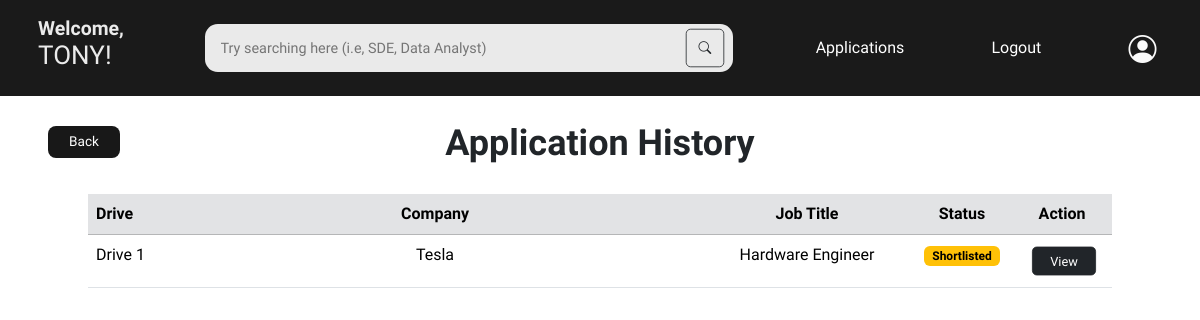
Screenshot of /application_history (signed in) with the database file from the repository.
### models.py (models this page shows)
class students(db.Model):
    id=db.Column(db.Integer,primary_key=True)
    name=db.Column(db.String(50), nullable=False)
    dob=db.Column(db.Date, nullable=False)
    gender=db.Column(db.String(10), nullable=False)
    linkedin=db.Column(db.String(255), nullable=False, unique=True)
    department=db.Column(db.String(100), nullable=False)
    degree=db.Column(db.String(50), nullable=False)
    email=db.Column(db.String(50),nullable=False, unique=True)
    password=db.Column(db.String,nullable=False)
    status=db.Column(db.String(10), nullable=False, default="Approved") # Approved, Blacklisted
    application=db.relationship("applications", backref="students", lazy=True, cascade="all, delete-orphan")

class drives(db.Model):
    id=db.Column(db.Integer, primary_key=True)
    drivename=db.Column(db.String, nullable=False)
    jobtitle=db.Column(db.String, nullable=False)
    description=db.Column(db.String, nullable=False)
    eligibility=db.Column(db.String, nullable=False)
    deadline=db.Column(db.Date, nullable=False)
    salary=db.Column(db.String, nullable=False)
    status= db.Column(db.String(50), nullable=False, default="Pending") # Pending, Ongoing, Closed, Rejected
    company_id=db.Column(db.Integer, db.ForeignKey("recruiters.id"), nullable=False)
    application=db.relationship("applications", backref="drives", lazy=True, cascade="all, delete-orphan")

class recruiters(db.Model):
    id=db.Column(db.Integer,primary_key=True)
    company=db.Column(db.String(150), nullable=False, unique=True)
    location=db.Column(db.String(100), nullable=False)
    hrcontact=db.Column(db.String(20), nullable=False, unique=True)
    website=db.Column(db.String(255), nullable=False, unique=True)
    companytype=db.Column(db.String(50), nullable=False)
    ps=db.Column(db.String(50), nullable=False)
    email=db.Column(db.String(50),nullable=False, unique=True)
    password=db.Column(db.String,nullable=False)
    status=db.Column(db.String(10), nullable=False, default="Pending") # Pending, Approved, Blacklisted
    drive=db.relationship("drives", backref="recruiters", lazy=True, cascade="all, delete-orphan")

class applications(db.Model):
    id=db.Column(db.Integer, primary_key=True)
    date_added=db.Column(db.String(20), default=datetime.now().strftime("%Y-%m-%d %H:%M"))
    resume=db.Column(db.String, nullable=False, unique=True)
    position=db.Column(db.String(20), nullable=False)
    cgpa=db.Column(db.String(4), nullable=False)
    year=db.Column(db.String, nullable=False)
    status=db.Column(db.String(20), nullable=False, default="Applied") # Applied, Shortlisted, Accepted, Rejected
    drive_id=db.Column(db.Integer,db.ForeignKey("drives.id"), nullable=False)
    student_id=db.Column(db.Integer,db.ForeignKey("students.id"), nullable=False)
    __table_args__=(db.UniqueConstraint("drive_id","student_id", name="one drive one application"),)

### app.py (the view)
@app.route("/application_history")
def history():
    if "student_id" in session:
        application=applications.query.filter(applications.student_id==session.get("student_id")).all()
        drive_id=[ a.drive_id for a in application ]
        drive= drives.query.filter(drives.id.in_(drive_id))
        company_id= [ d.company_id for d in drive ]
        company= recruiters.query.filter(recruiters.id.in_(company_id))
        student= students.query.filter_by(id=session.get("student_id")).first()
        return render_template("history.html", drive=drive, application=application, company=company, student=student)
    else:
        flash("Access denied","danger")
        return redirect(url_for("hero"))

### templates/history.html (shortened to what this page needs)
{% extends "studenthome.html" %}
{% block content %}
    <a href="/studenthome" style="text-decoration: none;">
        <div class="backbutton" style="display: flex;justify-content: center;align-items: center; font-family: lexend;font-size: 1.7vh;font-weight: 400; height: 4vh; width: 9vh; background-color: #181818; color: #ffffff; position: absolute;top: 15.7vh;left: 6vh; border-radius: 1vh;">
        Back</div></a>
        {% if application %}
        <p class="text-center mb-4 mt-3" style="font-family:Lexend;font-size: 4.5vh;font-weight: 600;">
            Application History </p>
    <div class="semibox mb-3" style="margin-left: 11vh;margin-right: 11vh;">
        <table class="table table-hover">
            <tr class="table-secondary">
                <th scope="col" style="font-family:Lexend;width: 80px;">Drive</th>
                <th scope="col" style="font-family:Lexend;text-align: center;">Company</th>
                <th scope="col" style="font-family:Lexend;width: 210px; text-align: center;">Job Title</th>
                <th scope="col" style="font-family:Lexend;width: 100px; text-align: center;">Status</th>
                <th scope="col" style="font-family:Lexend;width: 100px; text-align: center;">Action</th>
            </tr>
            {% for a in application %}
            {% for d in drive %}
            {% if a.drive_id==d.id %}
            {% for c in company %}
            {% if c.id== d.company_id %}
            <tr>
                <td style="font-family: lexend;">{{d.drivename}}</td>
                <td class="text-center" style="font-family: lexend;">{{c.company}}</td>
                <td class="text-center" style="font-family: lexend;">{{d.jobtitle}}</td>
                {% if a.status== "Applied" %}
                <td scope="col" style="font-family: lexend;width: 100px; text-align: center;"><span
                        class="badge text-bg-primary">{{a.status}}</span></td>
                {% elif a.status== "Shortlisted" %}
                <td scope="col" style="font-family: lexend;width: 100px; text-align: center;"><span
                        class="badge text-bg-warning">{{a.status}}</span></td>
                {% elif a.status== "Accepted" %}
                <td scope="col" style="font-family: lexend;width: 100px; text-align: center;"><span
                        class="badge text-bg-success">{{a.status}}</span></td>
                {% elif a.status== "Rejected" %}
                <td scope="col" style="font-family: lexend;width: 100px; text-align: center;"><span
                        class="badge text-bg-danger">{{a.status}}</span></td>
                {% endif %}
                <td class="text-end"><a href="/student_view_application/{{a.id}}"><div class="viewbutton"> <button type="button" class="btn btn-dark"
                            style="width: 10vh;height: 4.5vh;font-family: Lexend;font-weight: 450;font-size: 2vh;">View</button></div></a>
                </td>
            </tr>
            {% endif %}
            {% endfor %}
            {% endif %}
            {% endfor %}
            {% endfor %}
        </table>
        {% else %}
        <p class="text-center text-muted"
            style="font-family: lexend; font-size: 3.5vh; font-weight: 600; margin-top: 11vh;">No applications
            yet.</p>
        <p class="text-center text-muted" style="font-family: lexend; font-size: 3.3vh; font-weight: 600;">Once
            you apply, they will appear here.</p>
        {% endif %}
    </div>
{% endblock %}

### templates/studenthome.html (shortened to what this page needs)
<!DOCTYPE html>
<html lang="en">
<head>
    <link rel="stylesheet" href="/static/home.css">
    <link href="https://cdn.jsdelivr.net/npm/bootstrap@5.0.2/dist/css/bootstrap.min.css" rel="stylesheet"
>
    <link href="https://cdn.jsdelivr.net/npm/bootstrap@5.3.8/dist/css/bootstrap.min.css" rel="stylesheet"
>
    <link rel="stylesheet"
        href="https://cdnjs.cloudflare.com/ajax/libs/bootstrap-icons/1.13.1/font/bootstrap-icons.min.css">
</head>
<body>
    <div class="parent">
        <div class="nav">
            <div class="head">
                <a href="/studenthome" style="text-decoration: none;">
                    <p class="title">Welcome,</p>
                    <p class="subtitle">{{student.name.split(" ")[0] | upper}}!</p>
                </a>
            </div>
            <form method="post" action="/student/search">
            <div class="bar_search">
                <input name="query" type="search" class="Search" placeholder="Try searching here (i.e, SDE, Data Analyst)" required>
                <button class="btn btn-outline-dark" type="submit"><i class="bi bi-search"></i></button>
            </div>
            </form>
            <a href="/application_history" class="links">Applications</a>
            <a href="/logout" class="links">Logout</a>
            <a href="/student_profile/{{student.id}}" class="pfp"><i class="bi bi-person-circle" style="font-size: 3.5vh; color: #fafafa;"></i></a>
        </div>
        <div class="main_content">
            {% block content %}{% endblock %}
        </div>
    </div>
</body>
</html>

### static/home.css (style rules this page uses)
body { background-color: #fafafa; height: 100%; width: 100%; color: #181818; overflow: hidden; padding: 0; margin: 0; font-family: "Lexend"; }
.parent { height: 100%; width: 100%; }
.nav { display: flex; justify-content: space-around; background-color: #1A1A1A; height: 12vh; align-items: center; }
.Search { width: 66vh; height: 6vh; border: none; border-radius: 1.6vh; background-color: #EAEAEA; color: #181818; font-family: "Lexend"; font-weight: 300; padding: 0vh 7vh 0vh 2vh; font-size: 1.8vh; }
.bar_search { display: flex; }
.btn { height: 6vh; width: 6vh; border-radius: 1.6vh; display: flex; align-items: center; justify-content: center; border: none; margin-left: -6.5vh; background-color: #EAEAEA; scale: 0.8; }
.title { font-family: "Lexend"; font-weight: 550; color: rgb(235, 235, 235); font-size: 2.1vh; margin-top: 1.4vh; }
.subtitle { font-family: "Lexend"; font-weight: 500; color: rgb(235, 235, 235); font-size: 2.8vh; margin-top: -2.8vh; }
.head { scale: 1.16; transition: all 0.1s ease-in-out; }
.links { color: #ffffff; text-decoration: none; font-family: "Lexend"; font-size: 2vh; font-weight: 400; transition: all 0.1s ease-in-out; }
.main_content { height: 88vh; overflow: auto; }
.pfp { color:#ffffff ; transition: all 0.1s ease-in-out; }

### rows the page displays
students: name "TONY"
applications: status "Shortlisted"
drives: drivename "Drive 1", jobtitle "Hardware Engineer"
recruiters: company "Tesla"
